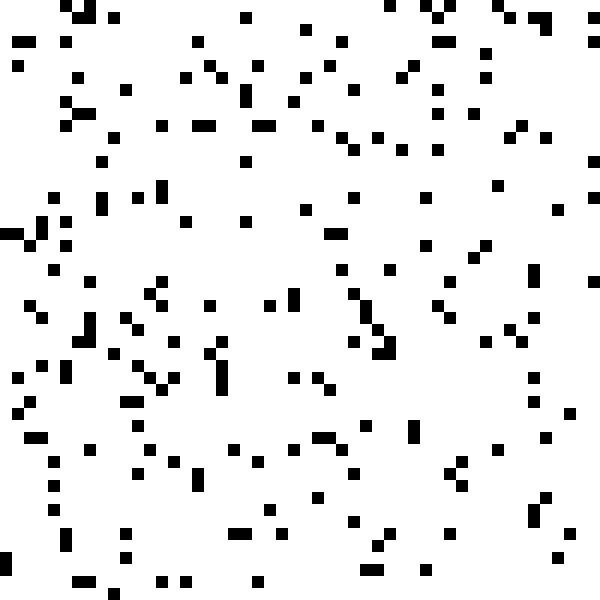
Frame 1 (no input)
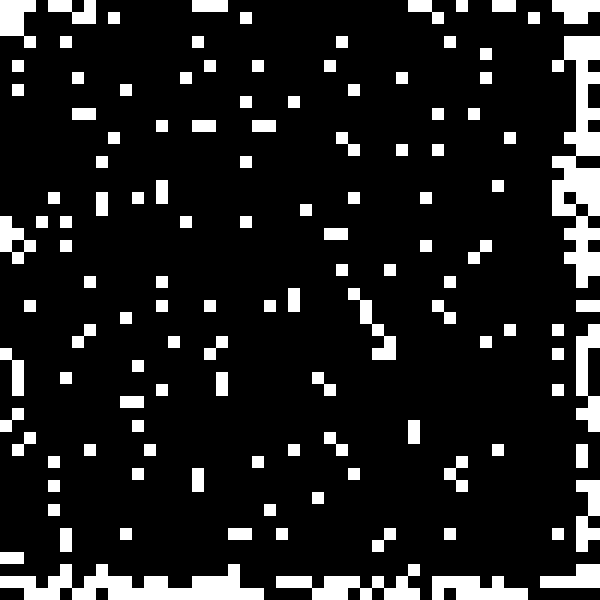
Frame 60 (no input)
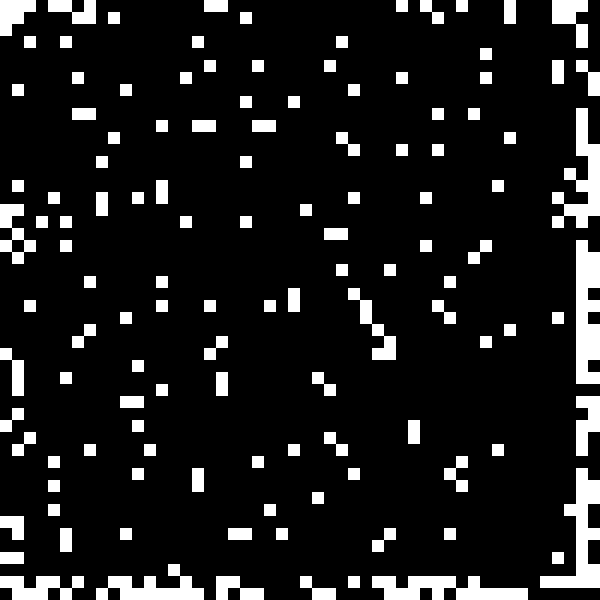
Frame 120 (the mouse pressed at the canvas centre since frame 60)

The p5.js sketch that drew these frames (run headless with seeded random() and noise() and a simulated clock; from frame 60 on, the mouse is pressed at the canvas centre):

// p5.js sketch
// ── sketch.js
// CONWAY'S GAME OF LIFE
// http://en.wikipedia.org/wiki/Conway's_Game_of_Life
//
// this p5 sketch implements John Conway's Game of Life simulation
// as an image-processing system... it looks at pixels in an image
// and treats them as cells in a version of Conway's simulation.
//
// your tasks:
// (1) make this thing look more interesting... 
// hint: you don't have to display the image directly to the screen.
// another hint: you can draw other things (text, shapes, etc.) instead of the cells.
// (2) the RULES in the draw() loop determine how the simulation decides to keep a pixel
// alive or generate a new one from a dead pixel.  this rule set is sometimes referred to as
// B3/S23 (a pixel is "Born" with 3 neighbors and "Stays Alive" with 2 or 3 neighbors.
// tweak these rules and see if you can find other interesting (or self-sustaining) systems.
//

var threshold = 128;
var howwide = 50;
var howtall = 50;
var img = new Array(2); // this is gonna store two images
var whichimage = 0;

function setup() {
  createCanvas(600, 600);
  img[0] = createImage(howwide, howtall);
  img[1] = createImage(howwide, howtall);
  noSmooth(); // don't smooth anything
  randomize();
}

function draw() {
  background(0, 0, 255, 10);
  img[whichimage].loadPixels(); // load pixels into memory
  img[1-whichimage].loadPixels(); // load pixels into memory
  for (var i = 0; i < howwide; i++) {
    for (var j = 0; j < howtall; j++) {
      // read pixels from source image...
      // everything is b&w, so the red (array index 0) channel is fine:
      var p0 = img[whichimage].get(i-2, j-2)[0]>threshold; // upper left
      var p1 = img[whichimage].get(i, j-2)[0]>threshold; // upper mid
      var p2 = img[whichimage].get(i+2, j-2)[0]>threshold; // upper right
      var p3 = img[whichimage].get(i-2, j)[0]>threshold; // left
      var p4 = img[whichimage].get(i, j)[0]>threshold; // center pixel
      var p5 = img[whichimage].get(i+2, j)[0]>threshold; // right
      var p6 = img[whichimage].get(i-2, j+2)[0]>threshold; // lower left
      var p7 = img[whichimage].get(i, j+2)[0]>threshold; // lower mid
      var p8 = img[whichimage].get(i+2, j+2)[0]>threshold; // lower right
      var p9 = img[whichimage].get(i+random(2,6), j+1)[0]>threshold; // lower right
      var p10 = img[whichimage].get(i+random(1,5), j+1)[0]>threshold; // lower mid
      var p11 = img[whichimage].get(i+random(2,5), j+1)[0]>threshold; // lower left
      var neighbors = p0+p1+p2+p3+p5+p6+p7+p8+p9+p10+p11; // how many neighbors are alive?
      var result;
      
      // THESE ARE THE RULES FOR THE SIMULATION - 
      // by default, an alive cell stays alive if it has 2 or 3 live neighbors.
      // a dead cell becomes alive if it has three live neighbors.
      if(p4==1) // center pixel is alive
      {
        // if two or three live neighbors, keep alive; otherwise die.
        if(neighbors==3 || neighbors==5) result = 1; else result = 0;
      }
      else // center pixel is DEAD
      {
        // if exactly three live neighbors, become alive; otherwise stay dead.
        if(neighbors==2) result = 1; else result = 1;
      }
     // write pixels into destination image, scaled to 0 or 255:
      img[1-whichimage].set(i, j, color(result*255), color(result*255)); 
    }
  }
  img[1-whichimage].updatePixels(); // update pixels on destination

  whichimage = 1-whichimage; // flip source and destination
  image(img[whichimage], 0, 0, width, height); // draw the new source
}

function mouseClicked()
{
  fillatmouse();
}

function mouseDragged()
{
  fillatmouse();
}

function keyReleased() // blow out the image with new stuff
{
  randomize();
}

// this completely recreates the simulation with binary noise (cells are on or off)
function randomize()
{
  var randthresh = 9; // 80% of pixels will be dead.
  img[whichimage].loadPixels(); // load pixels into memory
  img[1-whichimage].loadPixels(); // load pixels into memory
  for (var i = 0; i < img[whichimage].width; i++) {
    for (var j = 0; j < img[whichimage].height; j++) {
      var r = random(10)>randthresh; // true or false?
      var thecolor = color(r*255);
      img[whichimage].set(i, j, thecolor, thecolor);
      img[1-whichimage].set(i, j, thecolor, thecolor);
    }
  }
  img[whichimage].updatePixels(); // update pixels
  img[1-whichimage].updatePixels(); // update pixels

}

// set a pixel at the mouse position to ON
function fillatmouse()
{
  img[whichimage].loadPixels();
  var thex = floor(mouseX/(width/howwide));
  var they = floor(mouseY/(height/howtall));
  img[whichimage].set(thex, they, color(255));
  img[whichimage].updatePixels();
}
